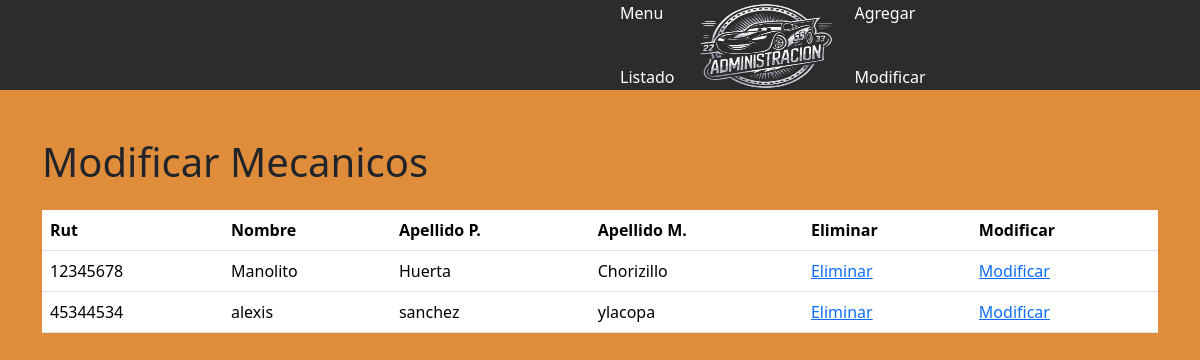
The page /modificarM (signed in) on the database as committed earlier.
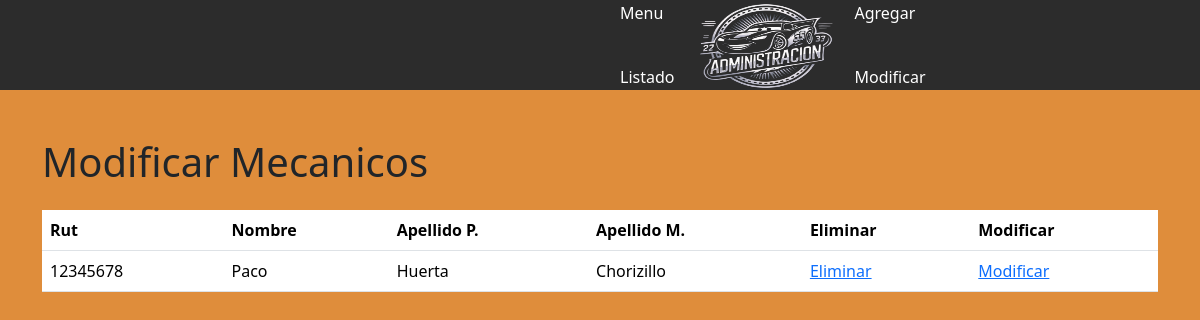
The same page on the database as committed later.
### myapp/models.py (models this page shows, shortened)
class Mecanico(models.Model):
    rut = models.CharField(primary_key=True, max_length=10)
    nombre = models.CharField(max_length=20)
    apellido_paterno = models.CharField(max_length=20)
    apellido_materno = models.CharField(max_length=20)
    telefono = models.CharField(max_length=45)
    email = models.EmailField(unique=True, max_length=100, blank=True, null=True)
    direccion = models.CharField(max_length=50, blank=True, null=True)

### myapp/views.py (the view)
# urls.py: path('modificarM', views.ModificarM, name='ModificarM'),
@login_required
@superuser_required
def ModificarM(request):
    mecanicos = Mecanico.objects.all()
    contexto = {
        'mecanicos': mecanicos
    }
    return render(request, 'Administracion/ModificarM.html', contexto)

### myapp/templates/Administracion/ModificarM.html (shortened to what this page needs)
{% load static %}
<!DOCTYPE html>
<html lang="en">
<head>
    <link rel="stylesheet" href="{% static 'css/menu.css' %}">
    <link rel="stylesheet" href="{% static 'css/Listado.css' %}">
    <link rel="stylesheet" href="{% static 'bootstrap-5.3.3/css/bootstrap.css' %}">
</head>
<body>
    <div class="navbarM">
        <ul class="nav me-auto mb-4 mb-lg-0">
            <li class="nav-item">
                <a class="nav-link" href="{% url 'menu' %}">Menu</a>
            </li>
            <li class="nav-item">
                <a class="nav-link" href="{% url 'listar' %}">Listado</a>
            </li>
        </ul>
        <a class="logo" href="{% url 'menu' %}">
            <img src="{% static 'imagenes/Adm.png' %}" alt="logo" width="140px" height="100px">
        </a>
        <ul class="nav ms-auto mb-2 mb-lg-0">
            <li class="nav-item">
                <a class="nav-link" href="{% url 'agrega' %}">Agregar</a>
            </li>
            <li class="nav-item">
                <a class="nav-link" href="{% url 'modificar' %}">Modificar</a>
            </li>
        </ul>
    </div>
    <div class="container mt-5">
        <div class="row">
            <div class="col-md-12">
                <h1 class="mb-4">Modificar Mecanicos</h1>
                <table class="table">
                    <thead>
                        <tr>
                            <th scope="col">Rut</th>
                            <th scope="col">Nombre</th>
                            <th scope="col">Apellido P.</th>
                            <th scope="col">Apellido M.</th>
                            <th scope="col">Eliminar</th>
                            <th scope="col">Modificar</th>
                        </tr>
                    </thead>
                    <tbody>
                        {% for mecanico in mecanicos %}
                            <tr>
                                <td>{{ mecanico.rut }}</td>
                                <td>{{ mecanico.nombre }}</td>
                                <td>{{ mecanico.apellido_paterno }}</td>
                                <td>{{ mecanico.apellido_materno }}</td>
                                <td>
                                    <a href="{% url 'mecanicos_del' pk=mecanico.rut %}">Eliminar</a>
                                </td>
                                <td>
                                    <a href="{% url 'mecanicos_findEdit' pk=mecanico.rut %}">Modificar</a>
                                </td>
                            </tr>
                        {% endfor %}
                    </tbody>
                </table>
            </div>
        </div>
    </div>
</body>
</html>

Rows that differ between the two databases and show on the page:
removed Mecanico: rut "45344534", nombre "alexis", apellido_paterno "sanchez", apellido_materno "ylacopa"
changed Mecanico "Huerta": nombre "Manolito" → "Paco"
